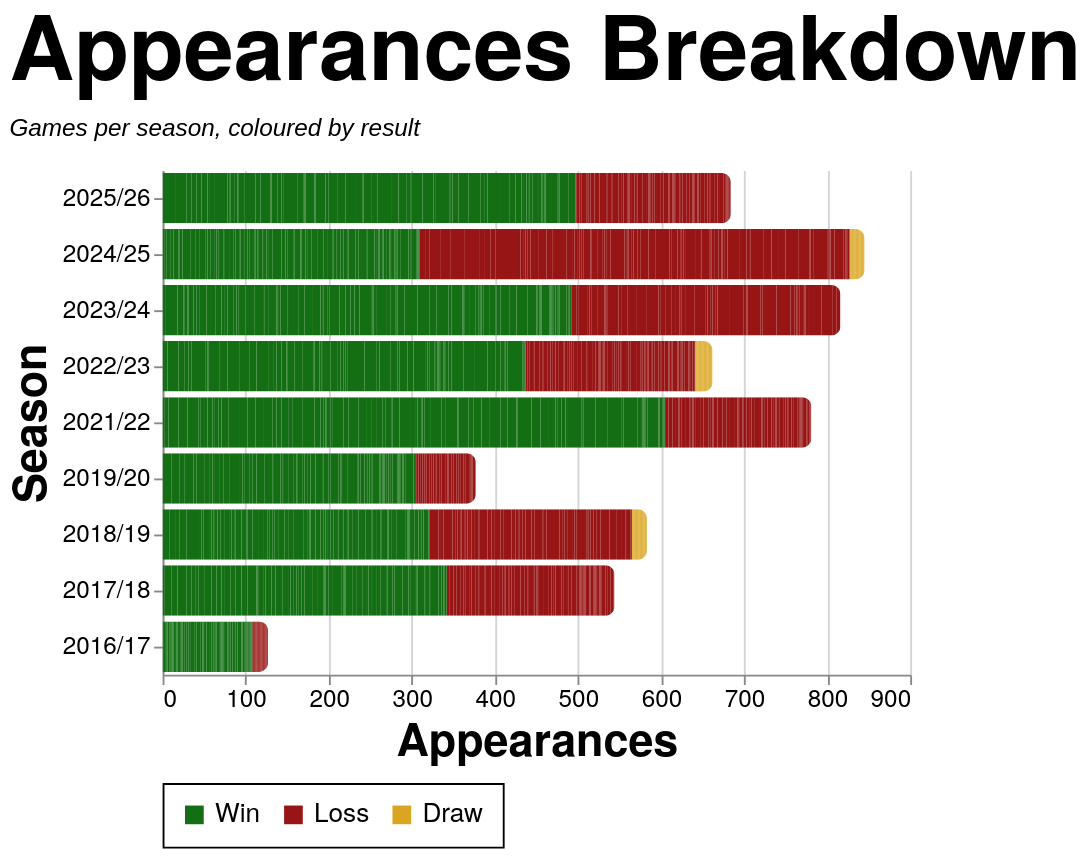

The specification (Vega-Lite) saved for this image:
### Vega-Lite specification from a JSON file in a GitHub repository (floating-point values rounded to 4 significant figures; data arrays with more than 128 entries replaced by an {"elided": "..."} marker saying what was removed)
{"config": {"axis": {"labelFont": "PT Sans Narrow, Helvetica Neue, Helvetica, Arial, sans-serif", "titleFont": "PT Sans Narrow, Helvetica Neue, Helvetica, Arial, sans-serif", "labelFontSize": 13, "titleFontSize": 24, "gridColor": "#202947", "gridOpacity": 0.2, "zindex": 1}, "text": {"font": "Lato, sans-serif"}, "bar": {"cornerRadiusEnd": 5}, "header": {"labelFont": "PT Sans Narrow, Helvetica Neue, Helvetica, Arial, sans-serif", "titleFont": "PT Sans Narrow, Helvetica Neue, Helvetica, Arial, sans-serif", "labelFontSize": 24, "titleFontSize": 28, "labelFontWeight": "bold", "orient": "left"}, "legend": {"labelFont": "PT Sans Narrow, Helvetica Neue, Helvetica, Arial, sans-serif", "titleFont": "PT Sans Narrow, Helvetica Neue, Helvetica, Arial, sans-serif", "labelFontSize": 14, "titleFontSize": 16, "titlePadding": 5, "fillColor": "white", "strokeColor": "black", "padding": 10, "titleFontWeight": "lighter", "titleFontStyle": "italic", "titleColor": "gray", "offset": 10}, "title": {"font": "PT Sans Narrow, Helvetica Neue, Helvetica, Arial, sans-serif", "fontSize": 48, "fontWeight": "bold", "anchor": "start", "align": "center", "titlePadding": 20, "subtitlePadding": 10, "subtitleFontSize": 13, "subtitleColor": "", "subtitleFontStyle": "italic", "offset": 15, "color": "black"}, "axisX": {"labelAngle": 0}, "facet": {"title": null, "header": null, "align": {"row": "each", "column": "each"}}, "resolve": {"scale": {"y": "independent", "facet": "independent"}}, "background": "transparent", "scale": {"offsetBandPaddingOuter": 0.2, "offsetBandPaddingInner": 0.1}, "view": {"stroke": null, "background": "transparent"}}, "data": {"name": "data-afe42eab31bbc3f45c1de1b99307f3db"}, "mark": {"type": "bar"}, "encoding": {"color": {"field": "color_value", "legend": {"orient": "bottom", "title": null}, "scale": {"domain": ["Win", "Loss", "Draw"], "range": ["#146f14", "#981515", "goldenrod"]}, "sort": {"field": "sum(apps)", "op": "sum", "order": "descending"}, "type": "nominal"}, "tooltip": [{"field": "player", "title": "Player", "type": "nominal"}, {"field": "season", "title": "Season", "type": "nominal"}, {"field": "color_value", "title": "Group", "type": "nominal"}, {"aggregate": "sum", "field": "apps", "title": "Appearances", "type": "quantitative"}], "x": {"aggregate": "sum", "field": "apps", "title": "Appearances", "type": "quantitative"}, "y": {"field": "season", "sort": {"field": "season_sort", "op": "max", "order": "descending"}, "title": "Season", "type": "nominal"}}, "height": {"step": 30}, "title": {"text": "Appearances Breakdown", "subtitle": "Games per season, coloured by result"}, "width": 400, "$schema": "https://vega.github.io/schema/vega-lite/v5.20.1.json", "datasets": {"data-afe42eab31bbc3f45c1de1b99307f3db": {"elided": "2502 records"}}}
